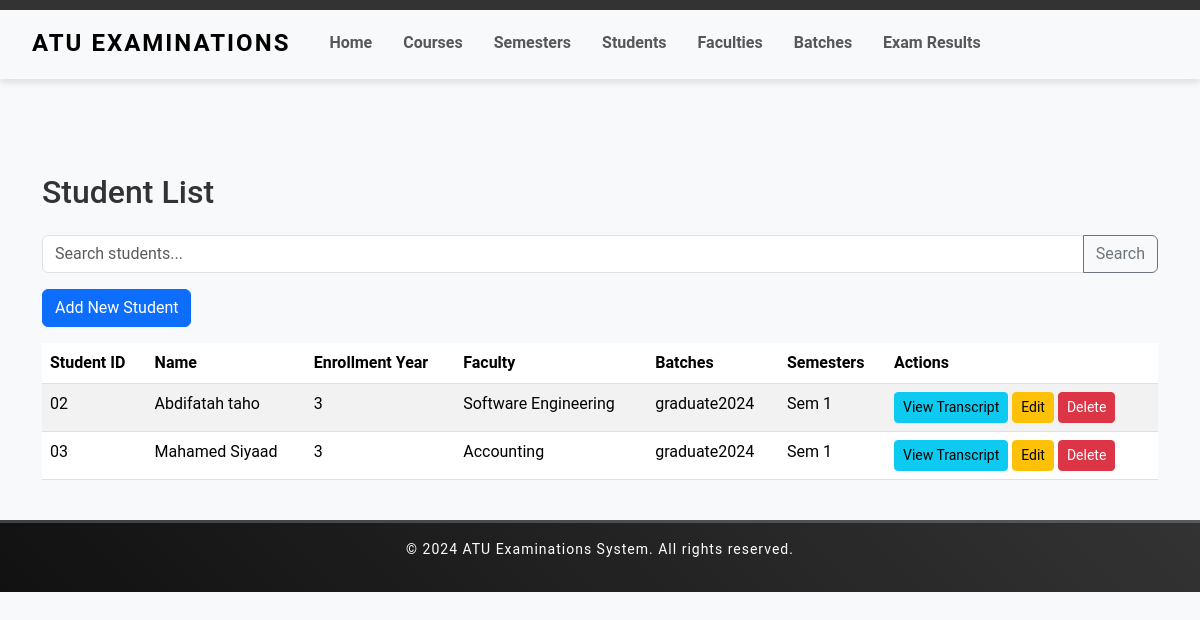
The page /students/ on the database its author committed.
### examination/models.py (models this page shows, shortened)
class Student(models.Model):
    firstname = models.CharField(max_length=50)
    last_name = models.CharField(max_length=50)
    student_id = models.CharField(max_length=20, unique=True)
    enrollment_year = models.IntegerField()
    faculty = models.ForeignKey('Faculty', on_delete=models.SET_NULL, null=True, related_name='students')
    batches = models.ManyToManyField('Batch', related_name='students')
    semesters = models.ManyToManyField(Semester, related_name='students')

class Faculty(models.Model):
    name = models.CharField(max_length=100)

class Batch(models.Model):
    name = models.CharField(max_length=50)
    year = models.IntegerField()

class Semester(models.Model):
    name = models.CharField(max_length=50)
    start_date = models.DateField()
    end_date = models.DateField()
    courses = models.ManyToManyField(Course, related_name='semesters')

### examination/views.py (the view)
# urls.py: path('students/', StudentListView.as_view(), name='student_list'),
class StudentListView(ListView):
    model = Student
    template_name = 'students/student_list.html'
    context_object_name = 'students'
    def get_queryset(self):
        query = self.request.GET.get('q')
        if query:
            return Student.objects.filter(firstname__icontains=query) | \
                   Student.objects.filter(last_name__icontains=query) | \
                   Student.objects.filter(student_id__icontains=query)
        return super().get_queryset()

### Templates/students/student_list.html (shortened to what this page needs)
{% extends "examination/home.html" %}
{% block content %}
<div class="container mt-4">
    <h2 class="mb-4">Student List</h2>
    <form method="GET" action="{% url 'student_list' %}">
        <div class="input-group mb-3">
            <input type="text" name="q" class="form-control" placeholder="Search students..." value="{{ request.GET.q }}">
            <button class="btn btn-outline-secondary" type="submit">Search</button>
        </div>
    </form>
    <a href="{% url 'student_create' %}" class="btn btn-primary mb-3">Add New Student</a>
    <div class="table-responsive">
        <table class="table table-striped table-hover">
            <thead class="thead-dark">
                <tr>
                    <th scope="col">Student ID</th>
                    <th scope="col">Name</th>
                    <th scope="col">Enrollment Year</th>
                    <th scope="col">Faculty</th>
                    <th scope="col">Batches</th>
                    <th scope="col">Semesters</th>
                    <th scope="col">Actions</th>
                </tr>
            </thead>
            <tbody>
                {% for student in students %}
                <tr>
                    <td>{{ student.student_id }}</td>
                    <td>{{ student.firstname }} {{ student.last_name }}</td>
                    <td>{{ student.enrollment_year }}</td>
                    <td>{{ student.faculty.name }}</td>
                    <td>
                        {% for batch in student.batches.all %}
                            {{ batch.name }}{% if not forloop.last %}, {% endif %}
                        {% endfor %}
                    </td>
                    <td>
                        {% for semester in student.semesters.all %}
                            {{ semester.name }}{% if not forloop.last %}, {% endif %}
                        {% endfor %}
                    </td>
                    <td>
                        <a href="{% url 'generate_transcript' student.pk %}" class="btn btn-info btn-sm">View Transcript</a>
                        <a href="{% url 'student_update' student.pk %}" class="btn btn-warning btn-sm">Edit</a>
                        <a href="{% url 'student_delete' student.pk %}" class="btn btn-danger btn-sm">Delete</a>
                    </td>
                </tr>
                {% empty %}
                <tr>
                    <td colspan="7" class="text-center">No students available.</td>
                </tr>
                {% endfor %}
            </tbody>
        </table>
    </div>
</div>
{% endblock %}

### Templates/examination/home.html (style rules this page uses)
body { font-family: 'Roboto', sans-serif; color: #333; background-color: #f8f9fa; }

### rows shown on the page
Student: student_id "02", firstname "Abdifatah", last_name "taho", enrollment_year "3", faculty.name "Software Engineering"
Batch: name "graduate2024"
Semester: name "Sem 1"
Student: student_id "03", firstname "Mahamed", last_name "Siyaad", enrollment_year "3", faculty.name "Accounting"
